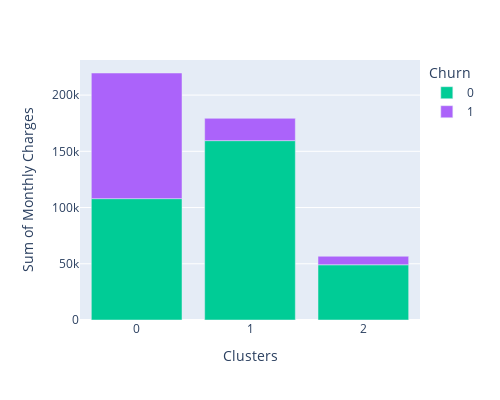

The cell this chart's notebook holds for it:
### Code cell
import plotly.express as px
import plotly.offline as pyo

# Set Plotly to work in offline mode
pyo.init_notebook_mode(connected=True)

fig = px.bar(
    agg_df_MonCharg, x='Clusters', y='sum',
    color=agg_df_MonCharg['Churn'].astype(str),
    width=500, height=400,
    color_discrete_map={'no': color_0_1[0], 'yes': color_0_1[1]},
    labels={'sum': 'Sum of Monthly Charges', 'color': 'Churn'}
)

# Display the plot
fig

### Figure 1 — Plotly figure (JSON) as saved in the notebook; plotly's stock layout.template omitted (floating-point values rounded to 4 significant figures)
{"data": [{"alignmentgroup": "True", "hovertemplate": "Churn=0<br>Clusters=%{x}<br>Sum of Monthly Charges=%{y}<extra></extra>", "legendgroup": "0", "marker": {"color": "#00cc96", "pattern": {"shape": ""}}, "name": "0", "offsetgroup": "0", "orientation": "v", "showlegend": true, "textposition": "auto", "type": "bar", "x": [0, 1, 2], "xaxis": "x", "y": [107928, 159488, 49114], "yaxis": "y"}, {"alignmentgroup": "True", "hovertemplate": "Churn=1<br>Clusters=%{x}<br>Sum of Monthly Charges=%{y}<extra></extra>", "legendgroup": "1", "marker": {"color": "#ab63fa", "pattern": {"shape": ""}}, "name": "1", "offsetgroup": "1", "orientation": "v", "showlegend": true, "textposition": "auto", "type": "bar", "x": [0, 1, 2], "xaxis": "x", "y": [111710, 19848, 7573], "yaxis": "y"}], "layout": {"barmode": "relative", "height": 400, "legend": {"title": {"text": "Churn"}, "tracegroupgap": 0}, "margin": {"t": 60}, "width": 500, "xaxis": {"anchor": "y", "domain": [0, 1], "title": {"text": "Clusters"}}, "yaxis": {"anchor": "x", "domain": [0, 1], "title": {"text": "Sum of Monthly Charges"}}}}
